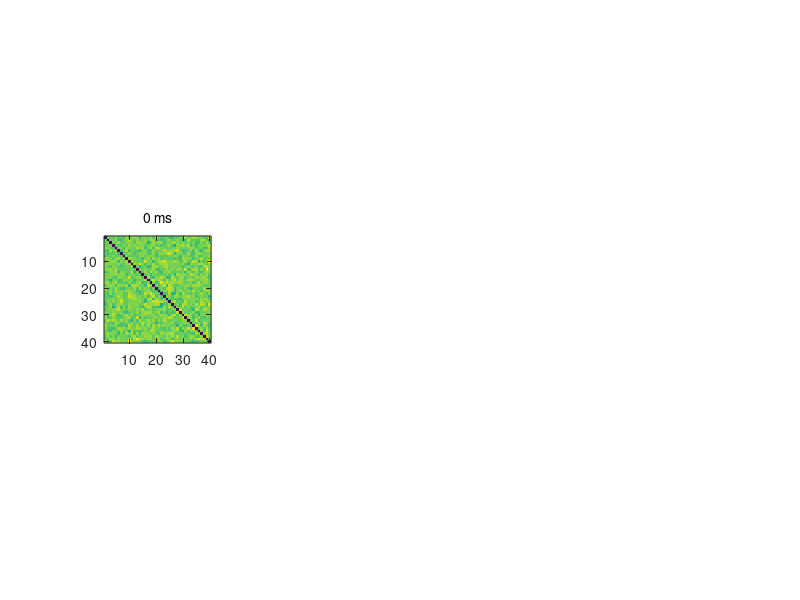

Reproduce this figure in MATLAB. (Note: this script raises an error after producing the figure.)
clear; clc;
load('MEG_avgRDM_100Hz.mat')
times = -0.5:0.01:2;
face = 1:5; house = 6:10; object = 11:15; animal = 16:20; 
%%
h = figure(ceil(100*rand(1)));
latency = [0 0.2, 0.29, 0.47] ;
for i = 1:length(latency)
    t = find(abs(times-latency(i)) < 0.0001);
    
    avgRDM = squareform(AvgData(t,:));
    subplot(1,4,i)
    imagesc(avgRDM);
    title([num2str(times(t)*1000) ' ms'], 'FontWeight', 'normal', 'FontSize', 10)
    pbaspect([1 1 1])
    %colorbar
    ax = gca;
    ax.XTickLabel = '';
    ax.YTickLabel = '';
    ax.CLim = [0 1];
    set(gca, 'XColor', 'none')
    set(gca, 'YColor', 'none')
    grid on;
    ax.XTick = [0.5:5:39.5];
    ax.YTick = [0.5:5:39.5];
    set(gca, 'PlotBoxAspectRatio', [1 1 1])
end
%%
h = figure(ceil(100*rand(1)));
for i = 1:length(latency)
        t = find(abs(times-latency(i)) < 0.0001);
      
        avgRDM = squareform(AvgData(t,:));
        Y = mdscale(avgRDM, 2);
      
        subplot(1,4,i)
        %seen stimuli
        h = scatter(Y(face,1), Y(face,2), 'o', 'MarkerFaceColor', [1 0 0], 'MarkerEdgeColor', 'none'); %red
        hold on
        scatter(Y(animal,1), Y(animal,2), 'o', 'MarkerFaceColor', [1 0.5 0], 'MarkerEdgeColor', 'none') %orange
        scatter(Y(house,1), Y(house,2), 'o', 'MarkerFaceColor', [0 0.8 0.8], 'MarkerEdgeColor', 'none') %turquioise
        scatter(Y(object,1), Y(object,2), 'o', 'MarkerFaceColor', [0 0 0.8], 'MarkerEdgeColor', 'none') %blue
        %unseen stmuli
        scatter(Y(face+20,1), Y(face+20,2), 'o', 'MarkerFaceColor', 'none', 'MarkerEdgeColor', [1 0 0]);
        scatter(Y(animal+20,1), Y(animal+20,2), 'o', 'MarkerFaceColor', 'none', 'MarkerEdgeColor', [1 0.5 0])
        scatter(Y(house+20,1), Y(house+20,2), 'o', 'MarkerFaceColor', 'none', 'MarkerEdgeColor', [0 0.8 0.8])
        scatter(Y(object+20,1), Y(object+20,2), 'o', 'MarkerFaceColor', 'none', 'MarkerEdgeColor', [0 0 0.8])
    
    set(gca, 'PlotBoxAspectRatio', [1 1 1])
    set(gca,'XLim',[-0.8,0.8])
    set(gca,'YLim',[-0.8 0.8])
    set(gca,'XTick', [])
    set(gca,'YTick', [])
    box on
    title([num2str(1000*times(t)) ' ms'])

    clear avgRDM Y
end